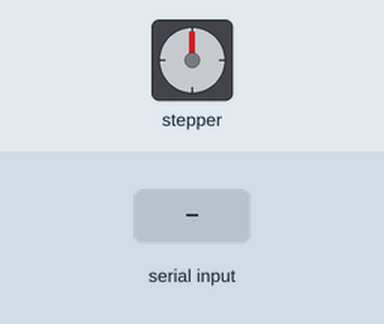
Bench run of a sketch on a simulated Arduino Uno, built with avr-gcc and run on an emulated ATmega328P. Parts: stepper motor. Wiring (inferred from the names in the program): stepper motor driver (200 steps per turn assumed): step pin 4; direction pin 5. The inputs (shaded band) are chosen by the test bench. What the sketch prints to the serial monitor is not drawn.

Above: at 1.2 s.
1.3 s: "F" received over the second serial link
At 1.8 s:
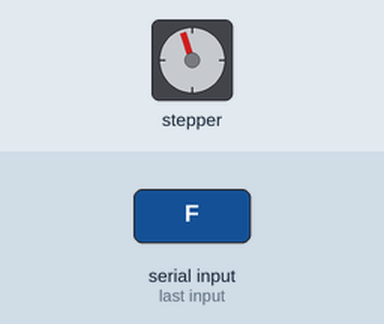
2.8 s: "F" received over the second serial link
At 3.8 s:
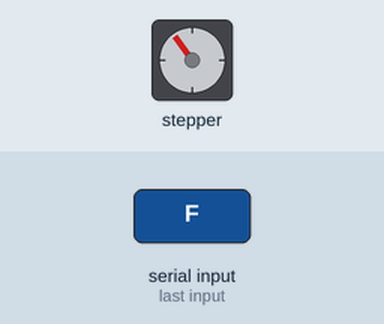
4.4 s: "B" received over the second serial link
At 5.9 s:
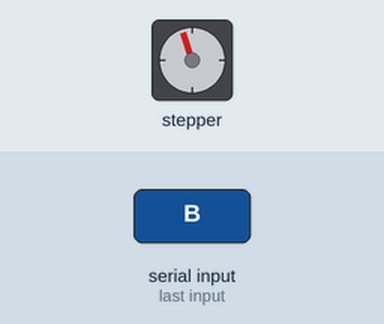
Timing chart, 0 to 7.4 s (numbered marks = the images above; inputs shaded):
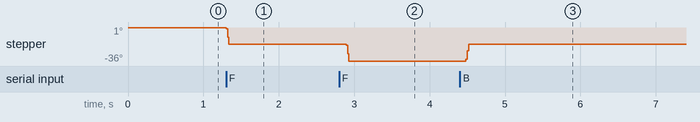

The sketch:

CC.ino
```cpp
#include <SoftwareSerial.h>
#define STEP 4
#define DIR 5
char  dato;
int arco = 10;
SoftwareSerial BTSerial(2, 3); // RX -->tx | TX -->rx

void setup() {
  Serial.begin(9600);
  BTSerial.begin(9600);
  pinMode(STEP, OUTPUT);
  pinMode(DIR, OUTPUT);
}

void loop() {
  delay(100);
  if (BTSerial.available()) {
    dato = BTSerial.read();
    Serial.write(dato);
  }
    switch (dato)
    {
      case 'A':
        arco = 10;
        break;
      case 'C':
        arco = 20;
        break;
      case 'D':
        arco = 40;
        break;
      case 'E':
        arco = 50;
        break;
    }
    //Serial.println(arco);
   if(dato == 'F'){
      Serial.print(arco);
      digitalWrite(DIR, LOW);
      for(int i =0; i<arco;i++)
      {
        digitalWrite(STEP, HIGH);
        delay(2);
        digitalWrite(STEP, LOW);
        delay(2);
      }
        dato = 'X';
        delay(150);
   }
   if(dato == 'B'){
      digitalWrite(DIR, HIGH);
      for(int i =0; i<arco;i++)
      {
        digitalWrite(STEP, HIGH);
        delay(2);
        digitalWrite(STEP, LOW);
        delay(2);
      }
        dato = 'X';
        delay(150);
   }

 }
```

Measured:
- after the input at 1.3 s, stepper: turns 18° counter-clockwise, starting at once
- after the input at 2.8 s, stepper: turns 18° counter-clockwise, starting after 0.09 s
- after the input at 4.4 s, stepper: turns 18° clockwise, starting after 0.08 s
